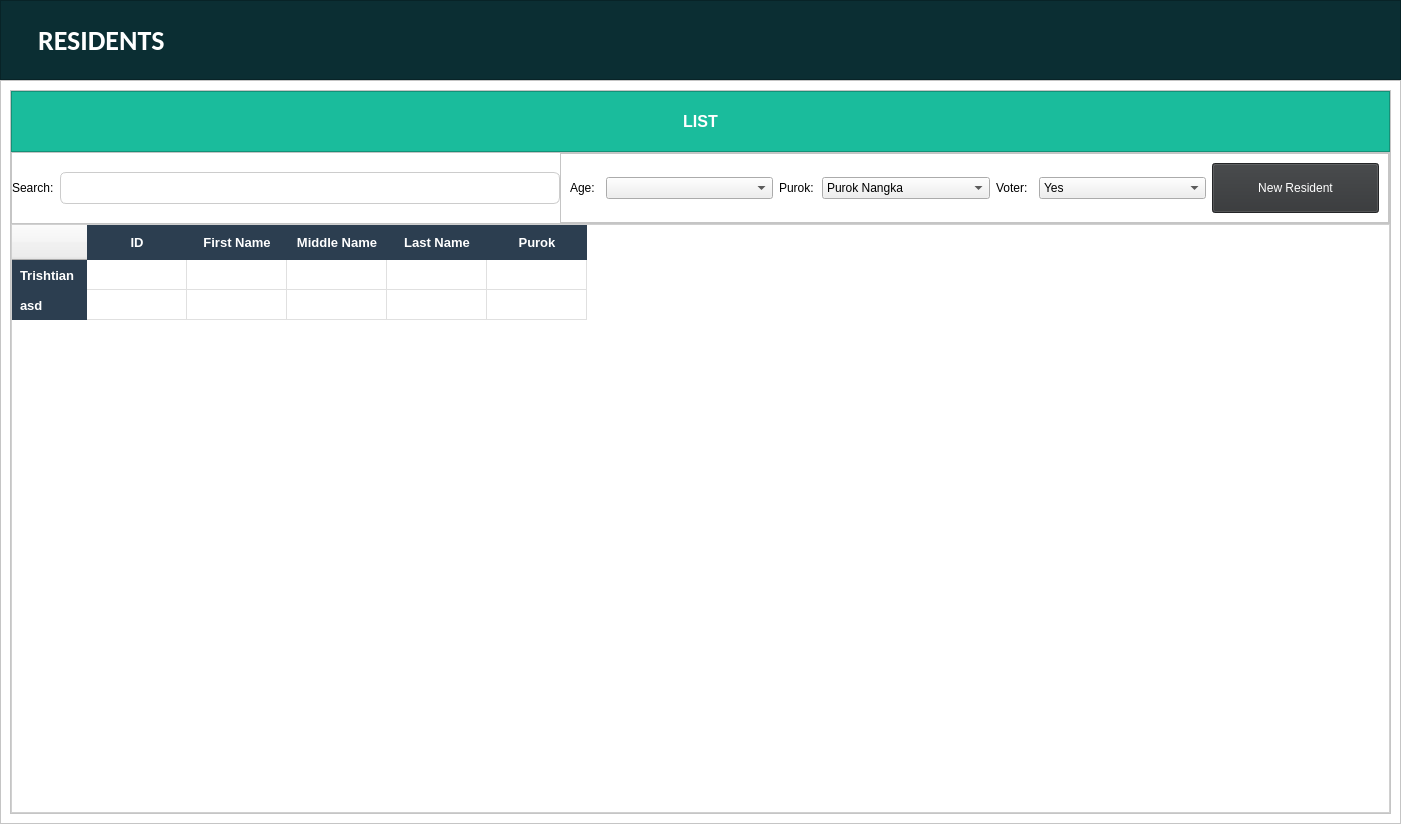
<?xml version="1.0" encoding="UTF-8"?>
<ui version="4.0">
 <class>ProfilingWidget</class>
 <widget class="QWidget" name="ProfilingWidget">
  <property name="geometry">
   <rect>
    <x>0</x>
    <y>0</y>
    <width>1401</width>
    <height>824</height>
   </rect>
  </property>
  <property name="windowTitle">
   <string>Form</string>
  </property>
  <layout class="QVBoxLayout" name="verticalLayout">
   <property name="spacing">
    <number>0</number>
   </property>
   <property name="leftMargin">
    <number>0</number>
   </property>
   <property name="topMargin">
    <number>0</number>
   </property>
   <property name="rightMargin">
    <number>0</number>
   </property>
   <property name="bottomMargin">
    <number>0</number>
   </property>
   <item>
    <widget class="QFrame" name="frame">
     <property name="minimumSize">
      <size>
       <width>0</width>
       <height>80</height>
      </size>
     </property>
     <property name="maximumSize">
      <size>
       <width>16777215</width>
       <height>80</height>
      </size>
     </property>
     <property name="font">
      <font>
       <pointsize>12</pointsize>
      </font>
     </property>
     <property name="styleSheet">
      <string notr="true">background-color: #0B2E33;


</string>
     </property>
     <property name="frameShape">
      <enum>QFrame::StyledPanel</enum>
     </property>
     <property name="frameShadow">
      <enum>QFrame::Raised</enum>
     </property>
     <layout class="QHBoxLayout" name="horizontalLayout_9">
      <property name="leftMargin">
       <number>37</number>
      </property>
      <item>
       <widget class="QLabel" name="label">
        <property name="font">
         <font>
          <family>Calibri</family>
          <pointsize>21</pointsize>
          <weight>75</weight>
          <bold>true</bold>
         </font>
        </property>
        <property name="styleSheet">
         <string notr="true">color: white;</string>
        </property>
        <property name="text">
         <string>RESIDENTS</string>
        </property>
       </widget>
      </item>
     </layout>
    </widget>
   </item>
   <item>
    <widget class="QFrame" name="frame_2">
     <property name="styleSheet">
      <string notr="true">QFrame {

background-color: white;

}</string>
     </property>
     <property name="frameShape">
      <enum>QFrame::StyledPanel</enum>
     </property>
     <property name="frameShadow">
      <enum>QFrame::Raised</enum>
     </property>
     <layout class="QVBoxLayout" name="verticalLayout_2" stretch="0">
      <item>
       <widget class="QFrame" name="frame_4">
        <property name="frameShape">
         <enum>QFrame::StyledPanel</enum>
        </property>
        <property name="frameShadow">
         <enum>QFrame::Raised</enum>
        </property>
        <layout class="QVBoxLayout" name="verticalLayout_3">
         <property name="spacing">
          <number>0</number>
         </property>
         <property name="leftMargin">
          <number>0</number>
         </property>
         <property name="topMargin">
          <number>0</number>
         </property>
         <property name="rightMargin">
          <number>0</number>
         </property>
         <property name="bottomMargin">
          <number>0</number>
         </property>
         <item>
          <widget class="QFrame" name="frame_6">
           <property name="minimumSize">
            <size>
             <width>0</width>
             <height>61</height>
            </size>
           </property>
           <property name="maximumSize">
            <size>
             <width>16777215</width>
             <height>80</height>
            </size>
           </property>
           <property name="styleSheet">
            <string notr="true">background-color: #1ABC9C	;</string>
           </property>
           <property name="frameShape">
            <enum>QFrame::StyledPanel</enum>
           </property>
           <property name="frameShadow">
            <enum>QFrame::Raised</enum>
           </property>
           <layout class="QVBoxLayout" name="verticalLayout_4">
            <item>
             <widget class="QLabel" name="label_7">
              <property name="font">
               <font>
                <pointsize>12</pointsize>
                <weight>75</weight>
                <bold>true</bold>
               </font>
              </property>
              <property name="styleSheet">
               <string notr="true">border:none; color: white;</string>
              </property>
              <property name="text">
               <string>LIST</string>
              </property>
              <property name="alignment">
               <set>Qt::AlignCenter</set>
              </property>
             </widget>
            </item>
           </layout>
          </widget>
         </item>
         <item>
          <widget class="QFrame" name="frame_3">
           <property name="frameShape">
            <enum>QFrame::StyledPanel</enum>
           </property>
           <property name="frameShadow">
            <enum>QFrame::Raised</enum>
           </property>
           <layout class="QHBoxLayout" name="horizontalLayout" stretch="0,1,0">
            <property name="spacing">
             <number>0</number>
            </property>
            <property name="leftMargin">
             <number>0</number>
            </property>
            <property name="topMargin">
             <number>0</number>
            </property>
            <property name="rightMargin">
             <number>0</number>
            </property>
            <property name="bottomMargin">
             <number>0</number>
            </property>
            <item>
             <widget class="QLabel" name="label_2">
              <property name="maximumSize">
               <size>
                <width>48</width>
                <height>16777215</height>
               </size>
              </property>
              <property name="text">
               <string>Search:</string>
              </property>
             </widget>
            </item>
            <item>
             <widget class="QLineEdit" name="line_search">
              <property name="maximumSize">
               <size>
                <width>500</width>
                <height>16777215</height>
               </size>
              </property>
              <property name="font">
               <font>
                <pointsize>-1</pointsize>
                <underline>false</underline>
               </font>
              </property>
              <property name="styleSheet">
               <string notr="true">/* Base QLineEdit styling */
QLineEdit {
    background-color: #fff;           /* white background */
    border: 1px solid #ccc;           /* light gray border */
    border-radius: 6px;               /* rounded corners */
    padding: 6px 8px;                 /* vertical/horizontal padding */
    font-size: 14px;                  /* sensible text size */
    color: #333;                      /* dark text */
}

/* Hover state: slightly darker border */
QLineEdit:hover {
    border: 1px solid #999;
}

/* Focus state: blue glow and stronger border */
QLineEdit:focus {
    border: 1px solid #409EFF;        /* blue accent */
    outline: none;                    /* remove default focus ring */
}

/* Disabled state: muted look */
QLineEdit:disabled {
    background-color: #f5f5f5;
    border: 1px solid #e0e0e0;
    color: #999;
}

/* Placeholder text styling */
QLineEdit[echoMode=&quot;0&quot;] {            /* only applies when not password mode */
    qproperty-placeholderText: &quot;Enter text…&quot;;
}
QLineEdit::placeholder {
    color: #999;
    font-style: italic;
}
</string>
              </property>
             </widget>
            </item>
            <item>
             <widget class="QFrame" name="frame_5">
              <property name="frameShape">
               <enum>QFrame::StyledPanel</enum>
              </property>
              <property name="frameShadow">
               <enum>QFrame::Raised</enum>
              </property>
              <layout class="QHBoxLayout" name="horizontalLayout_2">
               <item>
                <widget class="QLabel" name="label_4">
                 <property name="maximumSize">
                  <size>
                   <width>30</width>
                   <height>16777215</height>
                  </size>
                 </property>
                 <property name="text">
                  <string>Age:</string>
                 </property>
                </widget>
               </item>
               <item>
                <widget class="QComboBox" name="combo_age"/>
               </item>
               <item>
                <widget class="QLabel" name="label_5">
                 <property name="maximumSize">
                  <size>
                   <width>37</width>
                   <height>16777215</height>
                  </size>
                 </property>
                 <property name="text">
                  <string>Purok:</string>
                 </property>
                </widget>
               </item>
               <item>
                <widget class="QComboBox" name="combo_purok">
                 <item>
                  <property name="text">
                   <string>Purok Nangka</string>
                  </property>
                 </item>
                 <item>
                  <property name="text">
                   <string>Purok Lubi</string>
                  </property>
                 </item>
                </widget>
               </item>
               <item>
                <widget class="QLabel" name="label_6">
                 <property name="maximumSize">
                  <size>
                   <width>37</width>
                   <height>16777215</height>
                  </size>
                 </property>
                 <property name="text">
                  <string>Voter:</string>
                 </property>
                </widget>
               </item>
               <item>
                <widget class="QComboBox" name="combo_registered">
                 <item>
                  <property name="text">
                   <string>Yes</string>
                  </property>
                 </item>
                 <item>
                  <property name="text">
                   <string>No</string>
                  </property>
                 </item>
                </widget>
               </item>
               <item>
                <widget class="QPushButton" name="addbutton">
                 <property name="minimumSize">
                  <size>
                   <width>0</width>
                   <height>50</height>
                  </size>
                 </property>
                 <property name="maximumSize">
                  <size>
                   <width>16777215</width>
                   <height>500</height>
                  </size>
                 </property>
                 <property name="styleSheet">
                  <string notr="true">
background-color: #323436;

color: white;</string>
                 </property>
                 <property name="text">
                  <string>New Resident</string>
                 </property>
                </widget>
               </item>
              </layout>
             </widget>
            </item>
           </layout>
          </widget>
         </item>
         <item>
          <widget class="QTableWidget" name="tableresidents">
           <property name="styleSheet">
            <string notr="true">/* ─── Table Background &amp; Grid ───────────────────────────────────────── */
QTableWidget {
    background-color: #ffffff;
    gridline-color: #e0e0e0;
    border: 1px solid #d0d0d0;
    font: 12px &quot;Segoe UI&quot;, sans-serif;
    selection-background-color: #337ab7;
    selection-color: #ffffff;
}

/* ─── Header Styling ─────────────────────────────────────────────────── */
QHeaderView::section {
    background-color: #2c3e50;
    color: #ffffff;
    padding: 8px;
    border: 0px solid #34495e;
    font-weight: bold;
    font-size: 13px;
}

/* ─── Alternating Row Colors ────────────────────────────────────────── */
QTableWidget::item {
    background-color: #ffffff;
}

QTableWidget::item:alternate {
    background-color: #f7f7f7;
}

/* ─── Hover &amp; Selected Row ──────────────────────────────────────────── */
QTableWidget::item:hover {
    background-color: #e1f5fe;
}

QTableWidget::item:selected {
    background-color: #337ab7;
    color: #ffffff;
}

/* ─── Remove Focus Rectangle ────────────────────────────────────────── */
QTableWidget::focus {
    outline: none;
}

/* ─── Corner Button ─────────────────────────────────────────────────── */
QTableCornerButton::section {
    background-color: #2c3e50;
    border: 0px;
}
</string>
           </property>
           <property name="frameShape">
            <enum>QFrame::Box</enum>
           </property>
           <property name="frameShadow">
            <enum>QFrame::Plain</enum>
           </property>
           <property name="lineWidth">
            <number>2</number>
           </property>
           <property name="midLineWidth">
            <number>1</number>
           </property>
           <property name="gridStyle">
            <enum>Qt::SolidLine</enum>
           </property>
           <attribute name="horizontalHeaderCascadingSectionResizes">
            <bool>false</bool>
           </attribute>
           <row>
            <property name="text">
             <string>Trishtian</string>
            </property>
           </row>
           <row>
            <property name="text">
             <string>asd</string>
            </property>
           </row>
           <column>
            <property name="text">
             <string>ID</string>
            </property>
           </column>
           <column>
            <property name="text">
             <string>First Name</string>
            </property>
           </column>
           <column>
            <property name="text">
             <string>Middle Name</string>
            </property>
           </column>
           <column>
            <property name="text">
             <string>Last Name</string>
            </property>
           </column>
           <column>
            <property name="text">
             <string>Purok</string>
            </property>
           </column>
          </widget>
         </item>
        </layout>
       </widget>
      </item>
     </layout>
    </widget>
   </item>
  </layout>
 </widget>
 <resources>
  <include location="Cabangahan/UI/Cabs.qrc"/>
 </resources>
 <connections/>
</ui>
